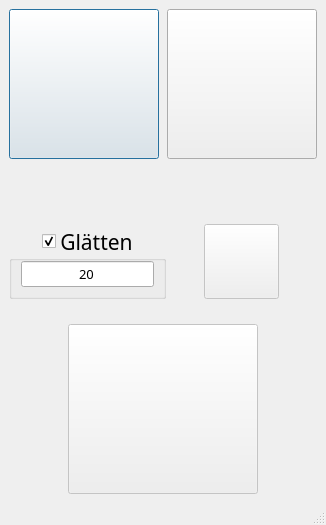
<?xml version="1.0" encoding="UTF-8"?>
<ui version="4.0">
 <class>edxKonverter</class>
 <widget class="QMainWindow" name="edxKonverter">
  <property name="geometry">
   <rect>
    <x>0</x>
    <y>0</y>
    <width>326</width>
    <height>525</height>
   </rect>
  </property>
  <property name="windowTitle">
   <string>edx-Konverter</string>
  </property>
  <widget class="QWidget" name="centralwidget">
   <layout class="QVBoxLayout" name="verticalLayout_3">
    <item>
     <layout class="QGridLayout" name="gridLayout">
      <property name="bottomMargin">
       <number>0</number>
      </property>
      <property name="spacing">
       <number>1</number>
      </property>
      <item row="2" column="1">
       <layout class="QHBoxLayout" name="horizontalLayout_4">
        <item>
         <widget class="QPushButton" name="but_plot">
          <property name="enabled">
           <bool>false</bool>
          </property>
          <property name="sizePolicy">
           <sizepolicy hsizetype="Fixed" vsizetype="Fixed">
            <horstretch>0</horstretch>
            <verstretch>0</verstretch>
           </sizepolicy>
          </property>
          <property name="minimumSize">
           <size>
            <width>75</width>
            <height>75</height>
           </size>
          </property>
          <property name="text">
           <string/>
          </property>
          <property name="icon">
           <iconset>
            <normalon>:/icons/icons/chart.png</normalon>
           </iconset>
          </property>
          <property name="iconSize">
           <size>
            <width>65</width>
            <height>65</height>
           </size>
          </property>
         </widget>
        </item>
       </layout>
      </item>
      <item row="2" column="0">
       <layout class="QVBoxLayout" name="verticalLayout_2">
        <property name="topMargin">
         <number>0</number>
        </property>
        <property name="bottomMargin">
         <number>0</number>
        </property>
        <item>
         <spacer name="verticalSpacer">
          <property name="orientation">
           <enum>Qt::Vertical</enum>
          </property>
          <property name="sizeHint" stdset="0">
           <size>
            <width>20</width>
            <height>40</height>
           </size>
          </property>
         </spacer>
        </item>
        <item>
         <widget class="QGroupBox" name="gb_smooth">
          <property name="font">
           <font>
            <family>Dubai Medium</family>
            <pointsize>16</pointsize>
           </font>
          </property>
          <property name="title">
           <string>Glätten</string>
          </property>
          <property name="alignment">
           <set>Qt::AlignCenter</set>
          </property>
          <property name="checkable">
           <bool>true</bool>
          </property>
          <layout class="QHBoxLayout" name="horizontalLayout">
           <property name="spacing">
            <number>0</number>
           </property>
           <property name="topMargin">
            <number>0</number>
           </property>
           <item>
            <widget class="QLineEdit" name="txt_smooth">
             <property name="sizePolicy">
              <sizepolicy hsizetype="Expanding" vsizetype="Minimum">
               <horstretch>0</horstretch>
               <verstretch>0</verstretch>
              </sizepolicy>
             </property>
             <property name="maximumSize">
              <size>
               <width>150</width>
               <height>30</height>
              </size>
             </property>
             <property name="font">
              <font>
               <family>Dubai Medium</family>
               <pointsize>10</pointsize>
              </font>
             </property>
             <property name="layoutDirection">
              <enum>Qt::LeftToRight</enum>
             </property>
             <property name="text">
              <string>20</string>
             </property>
             <property name="alignment">
              <set>Qt::AlignCenter</set>
             </property>
             <property name="placeholderText">
              <string>Anzahl Glättungspunkte</string>
             </property>
             <property name="clearButtonEnabled">
              <bool>false</bool>
             </property>
            </widget>
           </item>
          </layout>
         </widget>
        </item>
        <item>
         <spacer name="verticalSpacer_2">
          <property name="orientation">
           <enum>Qt::Vertical</enum>
          </property>
          <property name="sizeHint" stdset="0">
           <size>
            <width>20</width>
            <height>40</height>
           </size>
          </property>
         </spacer>
        </item>
       </layout>
      </item>
      <item row="0" column="1">
       <widget class="QPushButton" name="but_open_folder">
        <property name="sizePolicy">
         <sizepolicy hsizetype="Fixed" vsizetype="Fixed">
          <horstretch>0</horstretch>
          <verstretch>0</verstretch>
         </sizepolicy>
        </property>
        <property name="minimumSize">
         <size>
          <width>150</width>
          <height>150</height>
         </size>
        </property>
        <property name="text">
         <string/>
        </property>
        <property name="icon">
         <iconset>
          <normalon>:/icons/icons/folder.png</normalon>
         </iconset>
        </property>
        <property name="iconSize">
         <size>
          <width>130</width>
          <height>130</height>
         </size>
        </property>
        <property name="flat">
         <bool>false</bool>
        </property>
       </widget>
      </item>
      <item row="1" column="1">
       <layout class="QHBoxLayout" name="horizontalLayout_3">
        <item>
         <widget class="QPushButton" name="status_folder">
          <property name="sizePolicy">
           <sizepolicy hsizetype="Fixed" vsizetype="Fixed">
            <horstretch>0</horstretch>
            <verstretch>0</verstretch>
           </sizepolicy>
          </property>
          <property name="minimumSize">
           <size>
            <width>40</width>
            <height>40</height>
           </size>
          </property>
          <property name="text">
           <string/>
          </property>
          <property name="icon">
           <iconset>
            <normalon>:/icons/icons/red_light-512px.png</normalon>
           </iconset>
          </property>
          <property name="iconSize">
           <size>
            <width>40</width>
            <height>40</height>
           </size>
          </property>
          <property name="checkable">
           <bool>false</bool>
          </property>
          <property name="flat">
           <bool>true</bool>
          </property>
         </widget>
        </item>
       </layout>
      </item>
      <item row="3" column="0" colspan="2">
       <layout class="QVBoxLayout" name="verticalLayout">
        <property name="topMargin">
         <number>0</number>
        </property>
        <item>
         <layout class="QHBoxLayout" name="horizontalLayout_5">
          <item>
           <widget class="QPushButton" name="but_process">
            <property name="enabled">
             <bool>false</bool>
            </property>
            <property name="sizePolicy">
             <sizepolicy hsizetype="Fixed" vsizetype="Fixed">
              <horstretch>0</horstretch>
              <verstretch>0</verstretch>
             </sizepolicy>
            </property>
            <property name="minimumSize">
             <size>
              <width>170</width>
              <height>170</height>
             </size>
            </property>
            <property name="maximumSize">
             <size>
              <width>190</width>
              <height>190</height>
             </size>
            </property>
            <property name="text">
             <string/>
            </property>
            <property name="icon">
             <iconset>
              <normalon>:/icons/icons/start-512px.png</normalon>
             </iconset>
            </property>
            <property name="iconSize">
             <size>
              <width>150</width>
              <height>150</height>
             </size>
            </property>
            <property name="autoDefault">
             <bool>false</bool>
            </property>
            <property name="default">
             <bool>false</bool>
            </property>
            <property name="flat">
             <bool>false</bool>
            </property>
           </widget>
          </item>
         </layout>
        </item>
       </layout>
      </item>
      <item row="1" column="0">
       <layout class="QHBoxLayout" name="horizontalLayout_2">
        <property name="topMargin">
         <number>0</number>
        </property>
        <item>
         <widget class="QPushButton" name="status_file">
          <property name="enabled">
           <bool>true</bool>
          </property>
          <property name="sizePolicy">
           <sizepolicy hsizetype="Fixed" vsizetype="Fixed">
            <horstretch>0</horstretch>
            <verstretch>0</verstretch>
           </sizepolicy>
          </property>
          <property name="minimumSize">
           <size>
            <width>40</width>
            <height>40</height>
           </size>
          </property>
          <property name="text">
           <string/>
          </property>
          <property name="icon">
           <iconset>
            <normalon>:/icons/icons/red_light-512px.png</normalon>
           </iconset>
          </property>
          <property name="iconSize">
           <size>
            <width>40</width>
            <height>40</height>
           </size>
          </property>
          <property name="checkable">
           <bool>false</bool>
          </property>
          <property name="flat">
           <bool>true</bool>
          </property>
         </widget>
        </item>
       </layout>
      </item>
      <item row="0" column="0">
       <widget class="QPushButton" name="but_open_file">
        <property name="sizePolicy">
         <sizepolicy hsizetype="Fixed" vsizetype="Fixed">
          <horstretch>0</horstretch>
          <verstretch>0</verstretch>
         </sizepolicy>
        </property>
        <property name="minimumSize">
         <size>
          <width>150</width>
          <height>150</height>
         </size>
        </property>
        <property name="text">
         <string/>
        </property>
        <property name="icon">
         <iconset>
          <normalon>:/icons/icons/file.png</normalon>
         </iconset>
        </property>
        <property name="iconSize">
         <size>
          <width>130</width>
          <height>130</height>
         </size>
        </property>
        <property name="default">
         <bool>true</bool>
        </property>
        <property name="flat">
         <bool>false</bool>
        </property>
       </widget>
      </item>
     </layout>
    </item>
    <item>
     <spacer name="verticalSpacer_3">
      <property name="orientation">
       <enum>Qt::Vertical</enum>
      </property>
      <property name="sizeHint" stdset="0">
       <size>
        <width>20</width>
        <height>2</height>
       </size>
      </property>
     </spacer>
    </item>
   </layout>
  </widget>
  <widget class="QMenuBar" name="menubar">
   <property name="geometry">
    <rect>
     <x>0</x>
     <y>0</y>
     <width>326</width>
     <height>21</height>
    </rect>
   </property>
  </widget>
  <widget class="QStatusBar" name="statusbar"/>
 </widget>
 <resources>
  <include location="resources.qrc"/>
 </resources>
 <connections/>
</ui>
